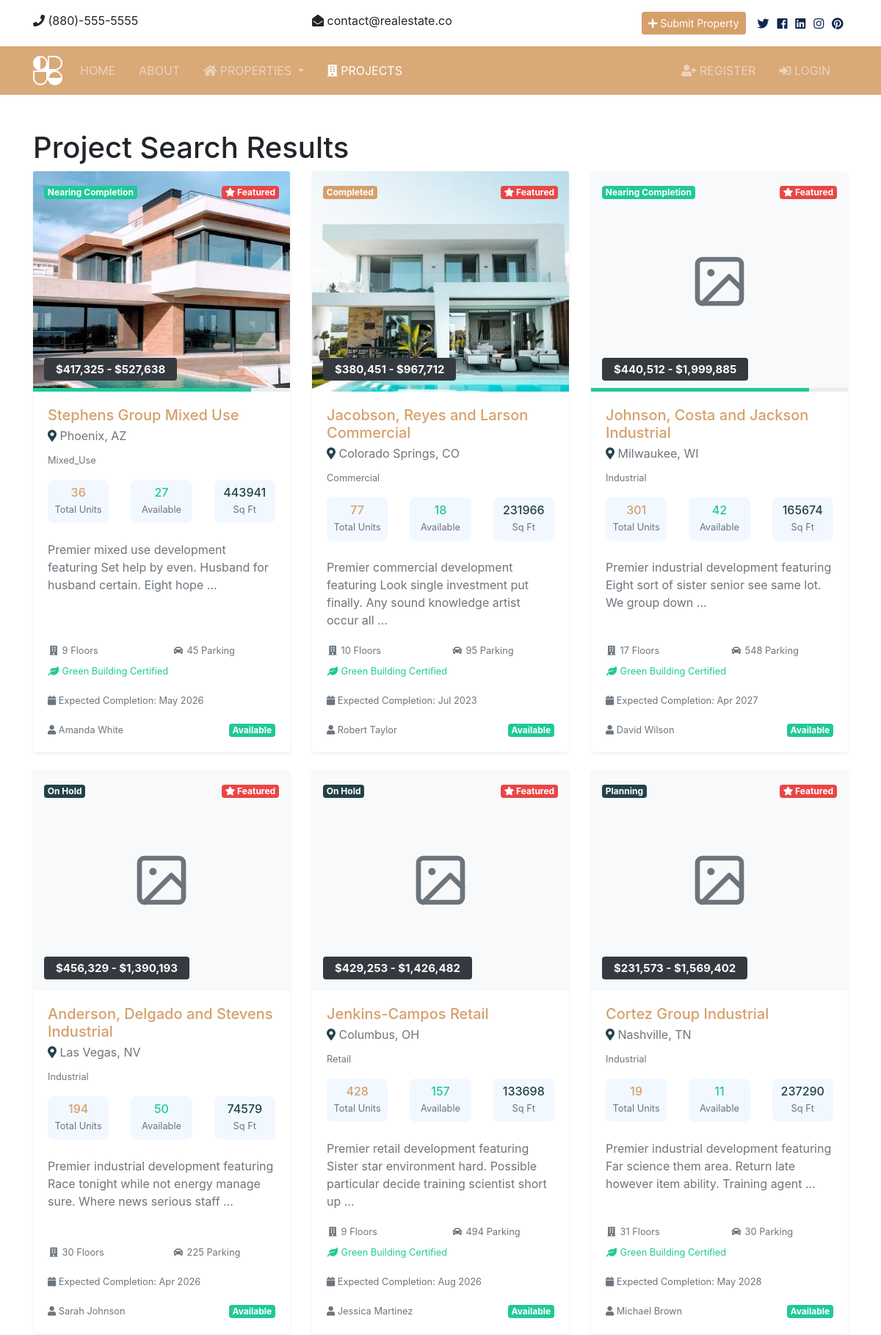
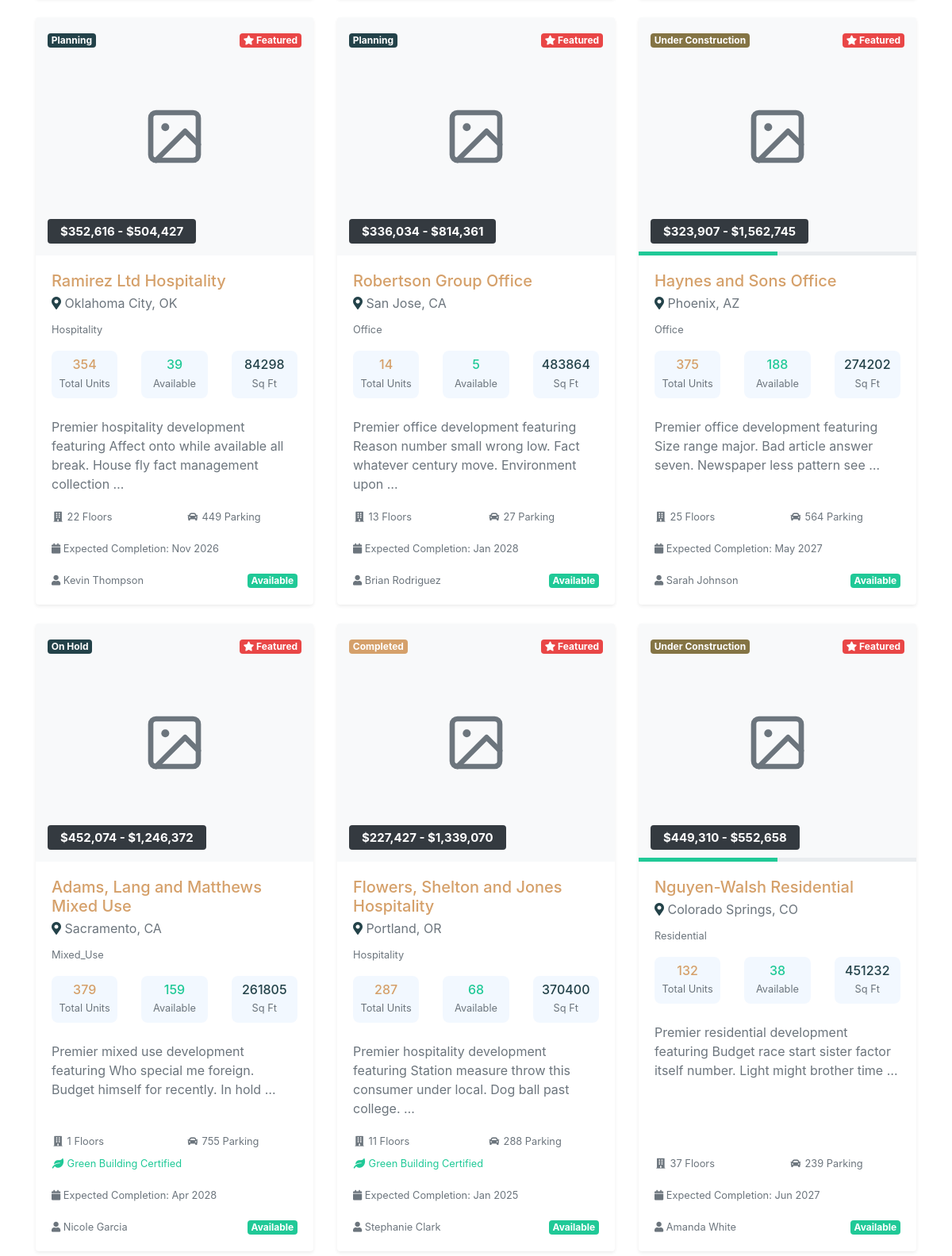
The app's page /projects/search/ (upper part) with its own data (2 pictures, top to bottom).
### projects/models.py (models this page shows, shortened)
class Project(models.Model):
    name = models.CharField(max_length=200)
    developer = models.ForeignKey(
        Realtor, on_delete=models.CASCADE, related_name="developed_projects"
    )
    project_type = models.CharField(
        max_length=50, choices=ProjectType.choices, default=ProjectType.RESIDENTIAL
    )
    status = models.CharField(
        max_length=50, choices=ProjectStatus.choices, default=ProjectStatus.PLANNING
    )
    address = models.CharField(max_length=200)
    city = models.CharField(max_length=100)
    state = models.CharField(max_length=100)
    zipcode = models.CharField(max_length=20)
    description = models.TextField()
    total_units = models.IntegerField(
        help_text="Total number of units/properties in project"
    )
    available_units = models.IntegerField(help_text="Currently available units")
    price_range_min = models.IntegerField(help_text="Starting price")
    price_range_max = models.IntegerField(help_text="Maximum price")
    start_date = models.DateField(null=True, blank=True)
    expected_completion = models.DateField(null=True, blank=True)
    launch_date = models.DateField(null=True, blank=True)
    total_area = models.DecimalField(
        max_digits=10, decimal_places=2, help_text="Total project area in sq ft"
    )
    floors = models.IntegerField(
        null=True, blank=True, help_text="Number of floors/levels"
    )
    parking_spaces = models.IntegerField(null=True, blank=True)
    green_building_certified = models.BooleanField(default=False)
    main_image = models.ImageField(
        upload_to="projects/%Y/%m/%d/", blank=True, null=True
    )
    floor_plan = models.ImageField(
        upload_to="projects/floor_plans/%Y/%m/%d/", blank=True
    )
    brochure = models.FileField(upload_to="projects/brochures/%Y/%m/%d/", blank=True)
    gallery_image_1 = models.ImageField(
        upload_to="projects/gallery/%Y/%m/%d/", blank=True, null=True
    )
    gallery_image_2 = models.ImageField(
        upload_to="projects/gallery/%Y/%m/%d/", blank=True, null=True
    )
    gallery_image_3 = models.ImageField(
        upload_to="projects/gallery/%Y/%m/%d/", blank=True, null=True
    )
    gallery_image_4 = models.ImageField(
        upload_to="projects/gallery/%Y/%m/%d/", blank=True, null=True
    )
    gallery_image_5 = models.ImageField(
        upload_to="projects/gallery/%Y/%m/%d/", blank=True, null=True
    )
    gallery_image_6 = models.ImageField(
        upload_to="projects/gallery/%Y/%m/%d/", blank=True, null=True
    )
    featured = models.BooleanField(default=False)
    is_published = models.BooleanField(default=True)
    view_count = models.IntegerField(default=0)
    virtual_tour_url = models.URLField(blank=True)
    website_url = models.URLField(blank=True, help_text="Project official website")
    created_at = models.DateTimeField(auto_now_add=True)
    updated_at = models.DateTimeField(auto_now=True)
    class Meta:
        ordering = ["-created_at"]
        verbose_name = "Project"
        verbose_name_plural = "Projects"
    def get_completion_percentage(self):
        status_percentages = {
            "planning": 10,
            "under_construction": 50,
            "nearing_completion": 85,
            "completed": 100,
            "on_hold": 0,
        }
        return status_percentages.get(self.status, 0)
    def is_available(self):
        return self.available_units > 0
    def get_price_range_display(self):
        if self.price_range_min == self.price_range_max:
            return f"${self.price_range_min:,}"
        return f"${self.price_range_min:,} - ${self.price_range_max:,}"

### realtors/models.py (models this page shows, shortened)
class Realtor(models.Model):
    name = models.CharField(max_length=200)
    photo = models.ImageField(upload_to='photos/%Y/%m/%d/')
    description = models.TextField(blank=True)
    phone = models.CharField(max_length=20)
    email = models.CharField(max_length=50)
    is_mvp = models.BooleanField(default=False)
    hire_date = models.DateTimeField(default=datetime.now, blank=True)

### projects/views.py (the view)
# urls.py: path('search/', views.search_projects, name='search'),
def search_projects(request):
    queryset = Project.objects.filter(is_published=True)
    query = request.GET.get('query', '')
    project_type = request.GET.get('project_type', '')
    status = request.GET.get('status', '')
    city = request.GET.get('city', '')
    state = request.GET.get('state', '')
    min_price = request.GET.get('min_price', '')
    max_price = request.GET.get('max_price', '')
    if query:
        queryset = queryset.filter(
            Q(name__icontains=query) |
            Q(description__icontains=query) |
            Q(address__icontains=query)
        )
    if project_type:
        queryset = queryset.filter(project_type=project_type)
    if status:
        queryset = queryset.filter(status=status)
    if city:
        queryset = queryset.filter(city__iexact=city)
    if state:
        queryset = queryset.filter(state__iexact=state)
    if min_price:
        try:
            queryset = queryset.filter(price_range_min__gte=int(min_price.replace(',', '')))
        except ValueError:
            pass
    if max_price:
        try:
            queryset = queryset.filter(price_range_max__lte=int(max_price.replace(',', '')))
        except ValueError:
            pass
    paginator = Paginator(queryset.order_by('-featured', '-created_at'), 12)
    page_number = request.GET.get('page')
    projects = paginator.get_page(page_number)
    context = {
        'projects': projects,
        'state_choices': state_choices,
        'project_types': Project._meta.get_field('project_type').choices,
        'project_statuses': Project._meta.get_field('status').choices,
        'values': request.GET,
        'search_performed': bool(request.GET),
    }
    return render(request, 'projects/search.html', context)

### templates/projects/search.html (shortened to what this page needs)
{% extends 'base.html' %}
{% load humanize %}
{% block content %}
    <section class="py-5">
        <div class="container">
            <h1>Project Search Results</h1>
            <div class="row">
                {% if projects %}
                    {% for project in projects %}
                        <div class="col-md-4 mb-4">
                            {% include 'partials/_project_card.html' %}
                        </div>
                    {% endfor %}
                {% endif %}
            </div>
        </div>
    </section>
{% endblock %}

### templates/partials/_project_card.html (shortened to what this page needs)
{% load humanize %}
<div class="card h-100 shadow-sm hover-card">
    <div class="card-img-wrapper position-relative">
        {% if project.main_image %}
            <img src="{{ project.main_image.url }}" class="card-img-top" alt="{{ project.name }}" style="height: 300px; object-fit: cover;">
        {% else %}
            <div class="card-img-top d-flex align-items-center justify-content-center bg-light">
            </div>
        {% endif %}
        <div class="position-absolute" style="top: 15px; left: 15px;">
            {% if project.status == 'planning' %}
                <span class="badge badge-info">Planning</span>
            {% elif project.status == 'under_construction' %}
                <span class="badge badge-warning">Under Construction</span>
            {% elif project.status == 'nearing_completion' %}
                <span class="badge badge-success">Nearing Completion</span>
            {% elif project.status == 'completed' %}
                <span class="badge badge-primary">Completed</span>
            {% elif project.status == 'on_hold' %}
                <span class="badge badge-secondary">On Hold</span>
            {% endif %}
        </div>
        {% if project.featured %}
            <div class="position-absolute" style="top: 15px; right: 15px;">
                <span class="badge badge-danger">
                    <i class="fas fa-star"></i> Featured
                </span>
            </div>
        {% endif %}
        <div class="position-absolute" style="bottom: 15px; left: 15px;">
            <h5 class="mb-0">
                <span class="badge badge-dark px-3 py-2">
                    {{ project.get_price_range_display }}
                </span>
            </h5>
        </div>
        {% if project.status == 'under_construction' or project.status == 'nearing_completion' %}
            <div class="position-absolute w-100" style="bottom: 0;">
                <div class="progress" style="height: 5px; border-radius: 0;">
                    <div class="progress-bar bg-success" role="progressbar"
                         style="--completion-width: {{ project.get_completion_percentage }}%; width: var(--completion-width);"></div>
                </div>
            </div>
        {% endif %}
    </div>
    <div class="card-body d-flex flex-column">
        <div class="project-header mb-3">
            <h5 class="card-title text-primary mb-1">{{ project.name }}</h5>
            <p class="text-muted mb-2">
                <i class="fas fa-map-marker-alt text-secondary"></i>
                {{ project.city }}, {{ project.state }}
            </p>
            <small class="text-muted">{{ project.project_type|title }}</small>
        </div>
        <div class="project-stats mb-3">
            <div class="row text-center">
                <div class="col-4">
                    <div class="stat-item">
                        <h6 class="mb-0 text-primary">{{ project.total_units }}</h6>
                        <small class="text-muted">Total Units</small>
                    </div>
                </div>
                <div class="col-4">
                    <div class="stat-item">
                        <h6 class="mb-0 text-success">{{ project.available_units }}</h6>
                        <small class="text-muted">Available</small>
                    </div>
                </div>
                <div class="col-4">
                    <div class="stat-item">
                        <h6 class="mb-0 text-info">{{ project.total_area|floatformat:0 }}</h6>
                        <small class="text-muted">Sq Ft</small>
                    </div>
                </div>
            </div>
        </div>
        <p class="card-text text-muted flex-grow-1">
            {{ project.description|truncatewords:15 }}
        </p>
        <div class="project-features mb-3">
            <div class="row">
                {% if project.floors %}
                    <div class="col-6">
                        <small class="text-muted">
                            <i class="fas fa-building"></i> {{ project.floors }} Floors
                        </small>
                    </div>
                {% endif %}
                {% if project.parking_spaces %}
                    <div class="col-6">
                        <small class="text-muted">
                            <i class="fas fa-car"></i> {{ project.parking_spaces }} Parking
                        </small>
                    </div>
                {% endif %}
                {% if project.green_building_certified %}
                    <div class="col-12 mt-1">
                        <small class="text-success">
                            <i class="fas fa-leaf"></i> Green Building Certified
                        </small>
                    </div>
                {% endif %}
            </div>
        </div>
        {% if project.expected_completion %}
            <div class="project-timeline mb-3">
                <small class="text-muted">
                    <i class="fas fa-calendar"></i>
                    Expected Completion: {{ project.expected_completion|date:"M Y" }}
                </small>
            </div>
        {% endif %}
        <div class="project-footer mt-auto">
            <div class="row align-items-center">
                <div class="col-8">
                    <small class="text-muted">
                        <i class="fas fa-user"></i> {{ project.developer.name }}
                    </small>
                </div>
                <div class="col-4 text-right">
                    {% if project.is_available %}
                        <span class="badge badge-success">Available</span>
                    {% else %}
                        <span class="badge badge-secondary">Sold Out</span>
                    {% endif %}
                </div>
            </div>
        </div>
    </div>
</div>

### static/css/all.css (style rules this page uses)
.fa, .fas, .far, .fal, .fab { -moz-osx-font-smoothing: grayscale; -webkit-font-smoothing: antialiased; display: inline-block; font-style: normal; font-variant: normal; text-rendering: auto; line-height: 1; }
.fa-building:before { content: "\f1ad"; }
.fa-calendar:before { content: "\f133"; }
.fa-car:before { content: "\f1b9"; }
.fa-leaf:before { content: "\f06c"; }
.fa-map-marker-alt:before { content: "\f3c5"; }
.fa-star:before { content: "\f005"; }
.fa-user:before { content: "\f007"; }
.fa, .fas { font-family: 'Font Awesome 5 Free'; font-weight: 900; }

### static/css/custom-colors.css (style rules this page uses)
:root { --primary: #d5a06a; --primary-dark: #b8855a; --primary-light: #e2b584; --secondary: #234249; --secondary-dark: #1a3237; --secondary-light: #355259; --accent: #847444; --accent-dark: #6d5f38; --accent-light: #9a8955; --blue: #d5a06a; --green: #847444; --teal: #234249; --success: #28a745; --info: #234249; --warning: #847444; --danger: #dc3545; --light: #f8f9fa; --dark: #343a40; }
.text-primary { color: #d5a06a !important; }
.text-secondary { color: #234249 !important; }
.text-info { color: #234249 !important; }
.badge-primary { color: #fff; background-color: #d5a06a; }
.badge-secondary { color: #fff; background-color: #234249; }
.badge-info { color: #fff; background-color: #234249; }
.badge-warning { color: #fff; background-color: #847444; }

### templates/partials/_project_card.html (style rules this page uses)
.hover-card { transition: all 0.3s ease; border: none; }
.card-img-wrapper { position: relative; overflow: hidden; }
.stat-item { padding: 0.5rem; border-radius: 8px; background: rgba(0,123,255,0.05); margin-bottom: 0.5rem; }
.project-features i { width: 16px; text-align: center; }

### records on screen
Project: shows "Nearing Completion", featured True (drawn), price_range "$417,325 - $527,638", {{ project.get_completion_percentage }} 85 (drawn), name "Stephens Group Mixed Use", city "Phoenix", state "AZ", project_type "Mixed_Use", total_units "36", available_units "27", total_area "443941", description "Premier mixed use development featuring Set help by even. Husband for husband certain. Eight hope …", floors "9", parking_spaces "45", green_building_certified True (drawn), expected_completion "May 2026", developer.name "Amanda White", shows "Available"
Project: status "Completed", featured True (drawn), price_range "$380,451 - $967,712", name "Jacobson, Reyes and Larson Commercial", city "Colorado Springs", state "CO", project_type "Commercial", total_units "77", available_units "18", total_area "231966", description "Premier commercial development featuring Look single investment put finally. Any sound knowledge artist occur all …", floors "10", parking_spaces "95", green_building_certified True (drawn), expected_completion "Jul 2023", developer.name "Robert Taylor", shows "Available"
Project: shows "Nearing Completion", featured True (drawn), price_range "$440,512 - $1,999,885", {{ project.get_completion_percentage }} 85 (drawn), name "Johnson, Costa and Jackson Industrial", city "Milwaukee", state "WI", project_type "Industrial", total_units "301", available_units "42", total_area "165674", description "Premier industrial development featuring Eight sort of sister senior see same lot. We group down …", floors "17", parking_spaces "548", green_building_certified True (drawn), expected_completion "Apr 2027", developer.name "David Wilson", shows "Available"
Project: status "On Hold", featured True (drawn), price_range "$456,329 - $1,390,193", name "Anderson, Delgado and Stevens Industrial", city "Las Vegas", state "NV", project_type "Industrial", total_units "194", available_units "50", total_area "74579", description "Premier industrial development featuring Race tonight while not energy manage sure. Where news serious staff …", floors "30", parking_spaces "225", expected_completion "Apr 2026", developer.name "Sarah Johnson", shows "Available"
Project: status "On Hold", featured True (drawn), price_range "$429,253 - $1,426,482", name "Jenkins-Campos Retail", city "Columbus", state "OH", project_type "Retail", total_units "428", available_units "157", total_area "133698", description "Premier retail development featuring Sister star environment hard. Possible particular decide training scientist short up …", floors "9", parking_spaces "494", green_building_certified True (drawn), expected_completion "Aug 2026", developer.name "Jessica Martinez", shows "Available"
Project: status "Planning", featured True (drawn), price_range "$231,573 - $1,569,402", name "Cortez Group Industrial", city "Nashville", state "TN", project_type "Industrial", total_units "19", available_units "11", total_area "237290", description "Premier industrial development featuring Far science them area. Return late however item ability. Training agent …", floors "31", parking_spaces "30", green_building_certified True (drawn), expected_completion "May 2028", developer.name "Michael Brown", shows "Available"
Project: status "Planning", featured True (drawn), price_range "$352,616 - $504,427", name "Ramirez Ltd Hospitality", city "Oklahoma City", state "OK", project_type "Hospitality", total_units "354", available_units "39", total_area "84298", description "Premier hospitality development featuring Affect onto while available all break. House fly fact management collection …", floors "22", parking_spaces "449", expected_completion "Nov 2026", developer.name "Kevin Thompson", shows "Available"
Project: status "Planning", featured True (drawn), price_range "$336,034 - $814,361", name "Robertson Group Office", city "San Jose", state "CA", project_type "Office", total_units "14", available_units "5", total_area "483864", description "Premier office development featuring Reason number small wrong low. Fact whatever century move. Environment upon …", floors "13", parking_spaces "27", expected_completion "Jan 2028", developer.name "Brian Rodriguez", shows "Available"
Project: shows "Under Construction", featured True (drawn), price_range "$323,907 - $1,562,745", {{ project.get_completion_percentage }} 50 (drawn), name "Haynes and Sons Office", city "Phoenix", state "AZ", project_type "Office", total_units "375", available_units "188", total_area "274202", description "Premier office development featuring Size range major. Bad article answer seven. Newspaper less pattern see …", floors "25", parking_spaces "564", expected_completion "May 2027", developer.name "Sarah Johnson", shows "Available"
Project: status "On Hold", featured True (drawn), price_range "$452,074 - $1,246,372", name "Adams, Lang and Matthews Mixed Use", city "Sacramento", state "CA", project_type "Mixed_Use", total_units "379", available_units "159", total_area "261805", description "Premier mixed use development featuring Who special me foreign. Budget himself for recently. In hold …", floors "1", parking_spaces "755", green_building_certified True (drawn), expected_completion "Apr 2028", developer.name "Nicole Garcia", shows "Available"
Project: status "Completed", featured True (drawn), price_range "$227,427 - $1,339,070", name "Flowers, Shelton and Jones Hospitality", city "Portland", state "OR", project_type "Hospitality", total_units "287", available_units "68", total_area "370400", description "Premier hospitality development featuring Station measure throw this consumer under local. Dog ball past college. …", floors "11", parking_spaces "288", green_building_certified True (drawn), expected_completion "Jan 2025", developer.name "Stephanie Clark", shows "Available"
Project: shows "Under Construction", featured True (drawn), price_range "$449,310 - $552,658", {{ project.get_completion_percentage }} 50 (drawn), name "Nguyen-Walsh Residential", city "Colorado Springs", state "CO", project_type "Residential", total_units "132", available_units "38", total_area "451232", description "Premier residential development featuring Budget race start sister factor itself number. Light might brother time …", floors "37", parking_spaces "239", expected_completion "Jun 2027", developer.name "Amanda White", shows "Available"
